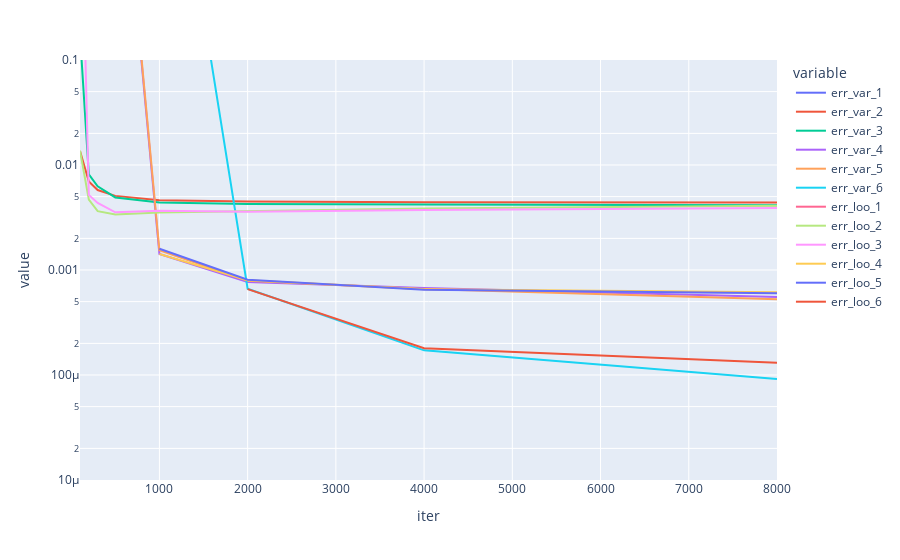

The notebook cell this image was saved under:
### Code cell
px.line(
    df_err_pce,
    x="iter",
    y=df_err_pce.columns.drop("iter"),
    # range_y=[0, 0.1],
    range_y=[1e-5,1e-1],
    log_y=True,
)

### Figure 1 — Plotly figure (JSON) as saved in the notebook; plotly's stock layout.template omitted (floating-point values rounded to 4 significant figures)
{"data": [{"hovertemplate": "variable=err_var_1<br>iter=%{x}<br>value=%{y}<extra></extra>", "legendgroup": "err_var_1", "line": {"color": "#636efa", "dash": "solid"}, "marker": {"symbol": "circle"}, "mode": "lines", "name": "err_var_1", "orientation": "v", "showlegend": true, "type": "scatter", "x": [100, 200, 300, 500, 1000, 2000, 4000, 8000], "xaxis": "x", "y": [0.1659, 0.1486, 0.1388, 0.1371, 0.1329, 0.1307, 0.1303, 0.1304], "yaxis": "y"}, {"hovertemplate": "variable=err_var_2<br>iter=%{x}<br>value=%{y}<extra></extra>", "legendgroup": "err_var_2", "line": {"color": "#EF553B", "dash": "solid"}, "marker": {"symbol": "circle"}, "mode": "lines", "name": "err_var_2", "orientation": "v", "showlegend": true, "type": "scatter", "x": [100, 200, 300, 500, 1000, 2000, 4000, 8000], "xaxis": "x", "y": [0.01361, 0.006959, 0.005778, 0.00508, 0.004617, 0.004493, 0.004422, 0.004384], "yaxis": "y"}, {"hovertemplate": "variable=err_var_3<br>iter=%{x}<br>value=%{y}<extra></extra>", "legendgroup": "err_var_3", "line": {"color": "#00cc96", "dash": "solid"}, "marker": {"symbol": "circle"}, "mode": "lines", "name": "err_var_3", "orientation": "v", "showlegend": true, "type": "scatter", "x": [100, 200, 300, 500, 1000, 2000, 4000, 8000], "xaxis": "x", "y": [0.1752, 0.008148, 0.006272, 0.004908, 0.004397, 0.004257, 0.004216, 0.004145], "yaxis": "y"}, {"hovertemplate": "variable=err_var_4<br>iter=%{x}<br>value=%{y}<extra></extra>", "legendgroup": "err_var_4", "line": {"color": "#ab63fa", "dash": "solid"}, "marker": {"symbol": "circle"}, "mode": "lines", "name": "err_var_4", "orientation": "v", "showlegend": true, "type": "scatter", "x": [100, 200, 300, 500, 1000, 2000, 4000, 8000], "xaxis": "x", "y": [329.6, 194.5, 121.1, 46.53, 0.001423, 0.0007674, 0.0006745, 0.0005534], "yaxis": "y"}, {"hovertemplate": "variable=err_var_5<br>iter=%{x}<br>value=%{y}<extra></extra>", "legendgroup": "err_var_5", "line": {"color": "#FFA15A", "dash": "solid"}, "marker": {"symbol": "circle"}, "mode": "lines", "name": "err_var_5", "orientation": "v", "showlegend": true, "type": "scatter", "x": [100, 200, 300, 500, 1000, 2000, 4000, 8000], "xaxis": "x", "y": [329.8, 195.0, 122.9, 49.58, 0.00154, 0.0007883, 0.0006602, 0.0005274], "yaxis": "y"}, {"hovertemplate": "variable=err_var_6<br>iter=%{x}<br>value=%{y}<extra></extra>", "legendgroup": "err_var_6", "line": {"color": "#19d3f3", "dash": "solid"}, "marker": {"symbol": "circle"}, "mode": "lines", "name": "err_var_6", "orientation": "v", "showlegend": true, "type": "scatter", "x": [100, 200, 300, 500, 1000, 2000, 4000, 8000], "xaxis": "x", "y": [442.8, 386.3, 324.2, 230.6, 117.8, 0.0006631, 0.0001718, 9.146e-05], "yaxis": "y"}, {"hovertemplate": "variable=err_loo_1<br>iter=%{x}<br>value=%{y}<extra></extra>", "legendgroup": "err_loo_1", "line": {"color": "#FF6692", "dash": "solid"}, "marker": {"symbol": "circle"}, "mode": "lines", "name": "err_loo_1", "orientation": "v", "showlegend": true, "type": "scatter", "x": [100, 200, 300, 500, 1000, 2000, 4000, 8000], "xaxis": "x", "y": [0.2117, 0.1522, 0.1426, 0.135, 0.1322, 0.1327, 0.1299, 0.1291], "yaxis": "y"}, {"hovertemplate": "variable=err_loo_2<br>iter=%{x}<br>value=%{y}<extra></extra>", "legendgroup": "err_loo_2", "line": {"color": "#B6E880", "dash": "solid"}, "marker": {"symbol": "circle"}, "mode": "lines", "name": "err_loo_2", "orientation": "v", "showlegend": true, "type": "scatter", "x": [100, 200, 300, 500, 1000, 2000, 4000, 8000], "xaxis": "x", "y": [0.0137, 0.004695, 0.003636, 0.003378, 0.00353, 0.003615, 0.003845, 0.004085], "yaxis": "y"}, {"hovertemplate": "variable=err_loo_3<br>iter=%{x}<br>value=%{y}<extra></extra>", "legendgroup": "err_loo_3", "line": {"color": "#FF97FF", "dash": "solid"}, "marker": {"symbol": "circle"}, "mode": "lines", "name": "err_loo_3", "orientation": "v", "showlegend": true, "type": "scatter", "x": [100, 200, 300, 500, 1000, 2000, 4000, 8000], "xaxis": "x", "y": [12.66, 0.005194, 0.004348, 0.003541, 0.003669, 0.003585, 0.003725, 0.003894], "yaxis": "y"}, {"hovertemplate": "variable=err_loo_4<br>iter=%{x}<br>value=%{y}<extra></extra>", "legendgroup": "err_loo_4", "line": {"color": "#FECB52", "dash": "solid"}, "marker": {"symbol": "circle"}, "mode": "lines", "name": "err_loo_4", "orientation": "v", "showlegend": true, "type": "scatter", "x": [100, 200, 300, 500, 1000, 2000, 4000, 8000], "xaxis": "x", "y": [null, null, null, null, 0.001418, 0.0007965, 0.0006549, 0.0006139], "yaxis": "y"}, {"hovertemplate": "variable=err_loo_5<br>iter=%{x}<br>value=%{y}<extra></extra>", "legendgroup": "err_loo_5", "line": {"color": "#636efa", "dash": "solid"}, "marker": {"symbol": "circle"}, "mode": "lines", "name": "err_loo_5", "orientation": "v", "showlegend": true, "type": "scatter", "x": [100, 200, 300, 500, 1000, 2000, 4000, 8000], "xaxis": "x", "y": [null, null, null, null, 0.001592, 0.0008088, 0.0006473, 0.0006021], "yaxis": "y"}, {"hovertemplate": "variable=err_loo_6<br>iter=%{x}<br>value=%{y}<extra></extra>", "legendgroup": "err_loo_6", "line": {"color": "#EF553B", "dash": "solid"}, "marker": {"symbol": "circle"}, "mode": "lines", "name": "err_loo_6", "orientation": "v", "showlegend": true, "type": "scatter", "x": [100, 200, 300, 500, 1000, 2000, 4000, 8000], "xaxis": "x", "y": [null, null, null, null, null, 0.0006569, 0.0001797, 0.0001307], "yaxis": "y"}], "layout": {"legend": {"title": {"text": "variable"}, "tracegroupgap": 0}, "margin": {"t": 60}, "xaxis": {"anchor": "y", "domain": [0, 1], "title": {"text": "iter"}}, "yaxis": {"anchor": "x", "domain": [0, 1], "range": [-5, -1.0], "title": {"text": "value"}, "type": "log"}}}
